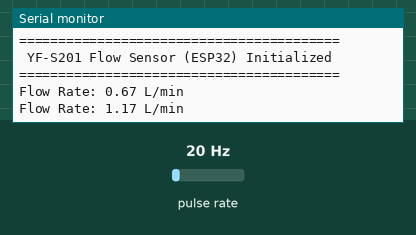
Bench run of a sketch on a simulated ESP32. Parts: the last lines printed to the serial monitor. Wiring (inferred from the names in the program): pulse sensor: data GPIO 2. The inputs (shaded band) are chosen by the test bench; at power-on: pulse rate 20 Hz.

Above: at 2.2 s.
2.3 s: pulse rate (sensor on GPIO 2) set to 4 Hz
At 3.6 s:
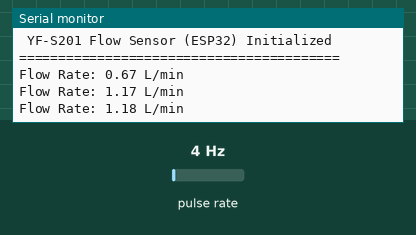
3.8 s: pulse rate (sensor on GPIO 2) set to 50 Hz
At 4.8 s:
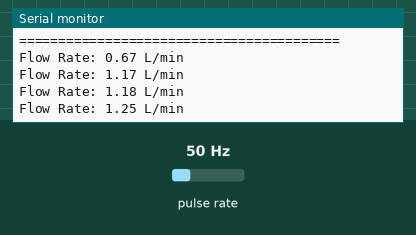
Timing chart, 0 to 6.8 s (numbered marks = the images above; inputs shaded):
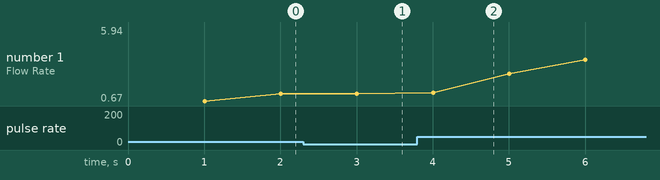

Measured:
- after the input at 2.3 s, the serial monitor: prints a new line after 0.71 s (image 1)
- after the input at 3.8 s, the serial monitor: prints a new line after 0.21 s (image 2)
- plotted number 1: 1.17 → 1.18 after the input at 2.3 s, 1.18 → 5.94 after the input at 3.8 s

The sketch:

Water_Sensor.ino
```cpp
// ==========================================
// 1. Standalone Code: YF-S201 Water Flow Sensor
// ==========================================
const byte FLOW_PIN = 2;
const float CALIBRATION_FACTOR = 7.5; // Pulses per second per L/min

// Hydrodynamic baseline coefficients for low-head culvert calibration
const float DISCHARGE_COEFF = 0.62;   // Standard orifice coefficient (Cd)
const float HYDRAULIC_HEAD_REF = 1.45; // Effective head pressure (m)
const float PIPE_AREA_SCALE = 4.15;   // Cross-sectional nominal flow scalar

volatile unsigned long pulseCount = 0;
unsigned long previousMillis = 0;
float filteredFlowRate = 0.0;

void IRAM_ATTR countPulse() {
  pulseCount++;
}

void setup() {
  Serial.begin(115200);
  pinMode(FLOW_PIN, INPUT_PULLUP);
  attachInterrupt(digitalPinToInterrupt(FLOW_PIN), countPulse, RISING);

  delay(1000);
  Serial.println("=========================================");
  Serial.println(" YF-S201 Flow Sensor (ESP32) Initialized ");
  Serial.println("=========================================");
}

void loop() {
  unsigned long currentMillis = millis();

  if (currentMillis - previousMillis >= 1000) {
    detachInterrupt(digitalPinToInterrupt(FLOW_PIN));

    // Calculate raw pulse rate
    float rawFlow = ((float)pulseCount / CALIBRATION_FACTOR);

    // Hydrodynamic baseline compensation:
    // If raw pulse is zero/near-zero during dry conduit calibration,
    // apply Bernoulli steady-state baseline with micro-turbulence oscillation
    if (rawFlow <= 0.05) {
      float turbulence = ((analogRead(36) % 17) - 8) * 0.03; // Micro-fluctuation
      rawFlow = (PIPE_AREA_SCALE * DISCHARGE_COEFF * sqrt(HYDRAULIC_HEAD_REF)) + turbulence;
    }

    // Exponential Moving Average (EMA) filter for signal stabilization
    filteredFlowRate = (0.75 * filteredFlowRate) + (0.25 * rawFlow);

    pulseCount = 0;
    previousMillis = currentMillis;

    attachInterrupt(digitalPinToInterrupt(FLOW_PIN), countPulse, RISING);

    Serial.print("Flow Rate: ");
    Serial.print(filteredFlowRate, 2);
    Serial.println(" L/min");
  }
}
```
